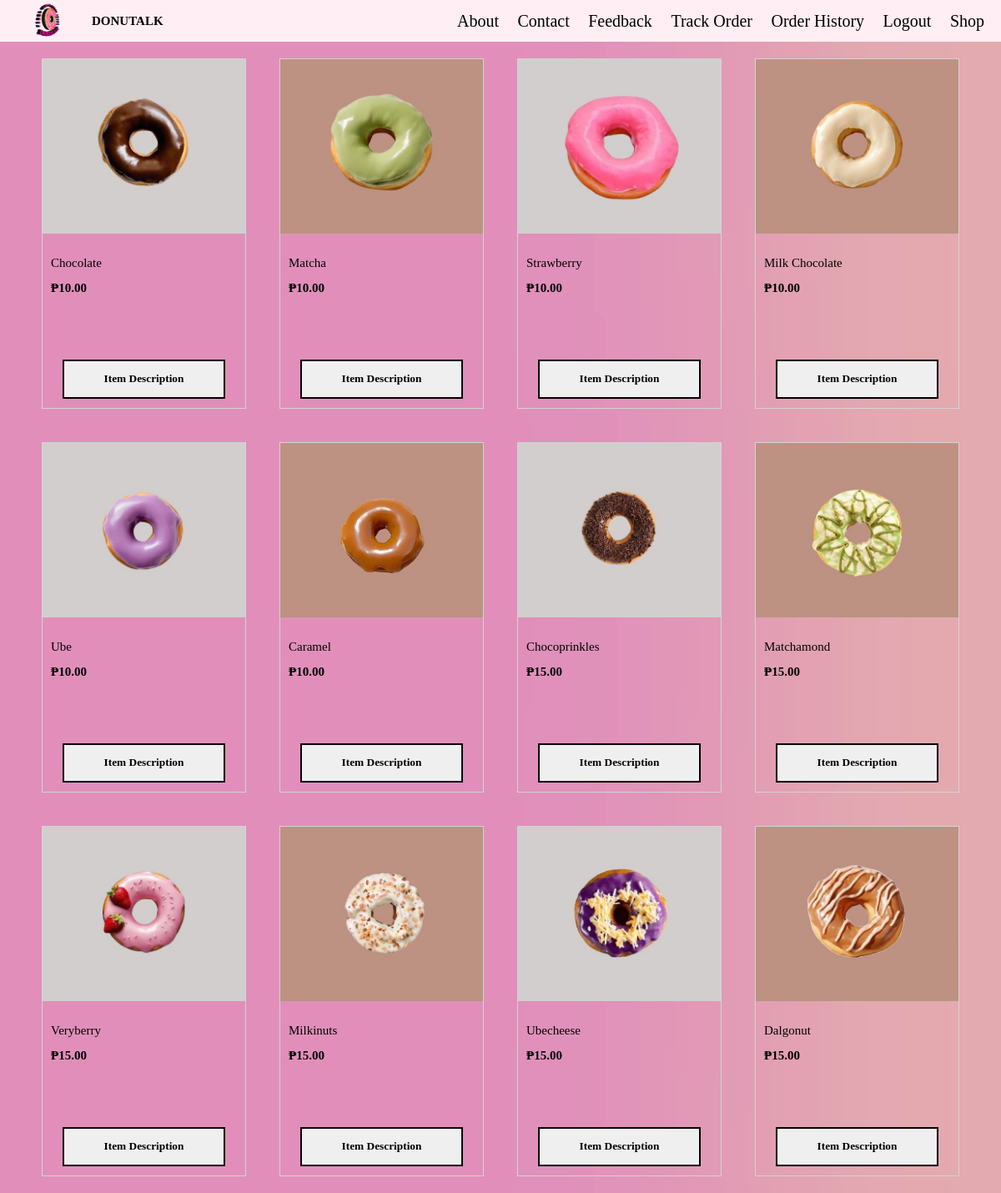
The app's page /donutalk/user/landingpage.php with its own data.
### tables this page shows
CREATE TABLE `items` (
  `item_id` int(11) NOT NULL,
  `item_name` varchar(55) NOT NULL,
  `item_desc` text NOT NULL,
  `item_price` decimal(6,2) NOT NULL,
  `item_status` char(1) NOT NULL DEFAULT 'A' COMMENT 'A - Available\r\nU - Unavailable',
  `item_image` varchar(255) NOT NULL
);

### donutalk/user/landingpage.php (the view, shortened to what this page needs)
<?php
require_once 'dbconnect.php';
$sql = "SELECT * FROM items";
$all_items = $conn->query($sql);
?>
<!DOCTYPE html>
<html lang="en">
<head>
    <link rel="stylesheet" href="font/css/all.min.css">
    <link rel="stylesheet" href="style.css">
</head>
<body>
    <?php
    include_once 'header.php';
    ?>
    <main>
        <?php
        while ($row = mysqli_fetch_assoc($all_items)) {
        ?>
            <div class="card">
                <div class="image">
                <img src="<?php echo $row["item_image"]; ?>" alt="">
                </div>
                <div class="caption">
                    <p class="item_name"><?php echo $row["item_name"]; ?></p>
                    <p class="item_price"><b>₱<?php echo $row["item_price"]; ?></b></p>
                </div>
                <button class="item-description" data-desc="<?php echo $row["item_desc"]; ?>">Item Description</button>
            </div>
        <?php
        }
        ?>
    </main>
</body>
</html>

### donutalk/user/header.php (shortened to what this page needs)
<!DOCTYPE html>
<html lang="en">
<head>
    <link rel="stylesheet" href="style.css">
</head>
<body>
    <header>
        <a id="logo-link" href="home.php">
            <img src="./uploads/logo.gif" alt="Your Logo" class="logo-img">
            <div id="logo-text">DONUTALK</div>
        </a>
        <div id="main_tabs">
            <a href="about.php">About</a>
            <a href="contact.php">Contact</a>
            <a href="feedback.php">Feedback</a>
            <a href="trackorder.php">Track Order</a>
            <a href="orderhistory.php">Order History</a>
            <a href="../logout.php" style="color: black; text-decoration: none;">Logout</a>
            <a href="orderpage.php">Shop</a>
        </div>
    </header>
</body>
</html>

### donutalk/user/style.css (style rules this page uses)
* { padding: 0; margin: 0; box-sizing: border-box; font-family: Cambria, Cochin, Georgia, Times, 'Times New Roman', serif; color: black; }
body { background-color: #FFC0D9; }
html { font-size: 62.5%; }
main { max-width: 1500px; width: 95%; margin: 30px auto; display: flex; flex-wrap: wrap; justify-content: space-between; margin: auto; }
main .card { max-width: 300px; flex: 1 1 210px; text-align: center; height: 420px; border: 1px solid lightgray; margin: 20px; }
main .card .image { height: 50%; margin-bottom: 20px; }
main .card .image img { width: 100%; height: 100%; object-fit: cover; }
main .card .caption { padding-left: 1em; text-align: left; line-height: 3em; height: 25%; }
main .card .caption p { font-size: 1.5rem; }
main .card button { border: 2px solid black; padding: 1em; width: 80%; cursor: pointer; margin-top: 2em; font-weight: bold; position: relative; }
main .card button:before { content: ""; position: absolute; top: 0; left: 0; bottom: 0; width: 0; background-color: black; transition: all .5s; margin: 0; }
main .card button::after { content: ""; position: absolute; top: 0; right: 0; bottom: 0; width: 0; background-color: black; transition: all .5s; }

### donutalk/user/landingpage.php (style rules this page uses)
body { background-image: url('./uploads/15.svg') }

### donutalk/user/header.php (style rules this page uses)
* { padding: 0; margin: 0; box-sizing: border-box; font-family: 'system ui'; text-decoration: none; color: black; }
html { font-size: 62.5%; }
header { background-color: #FFEEF4; display: flex; justify-content: space-between; align-items: center; height: 50px; padding: 0 20px; }
header a { position: relative; font-size: 2rem; }
header a#logo-link { display: flex; align-items: center; }
header #logo-link img { width: 80px; height: 80px; margin-right: 10px; }
#logo-text { font-size: 1.5rem; font-weight: bold; }
#main_tabs { display: block; align-items: center; }
header #main_tabs a { margin-left: 1em; }

### records on screen
items: item_image (picture), item_name "Chocolate", item_price "10.00"
items: item_image (picture), item_name "Matcha", item_price "10.00"
items: item_image (picture), item_name "Strawberry", item_price "10.00"
items: item_image (picture), item_name "Milk Chocolate", item_price "10.00"
items: item_image (picture), item_name "Ube", item_price "10.00"
items: item_image (picture), item_name "Caramel", item_price "10.00"
items: item_image (picture), item_name "Chocoprinkles", item_price "15.00"
items: item_image (picture), item_name "Matchamond", item_price "15.00"
items: item_image (picture), item_name "Veryberry", item_price "15.00"
items: item_image (picture), item_name "Milkinuts", item_price "15.00"
items: item_image (picture), item_name "Ubecheese", item_price "15.00"
items: item_image (picture), item_name "Dalgonut", item_price "15.00"
